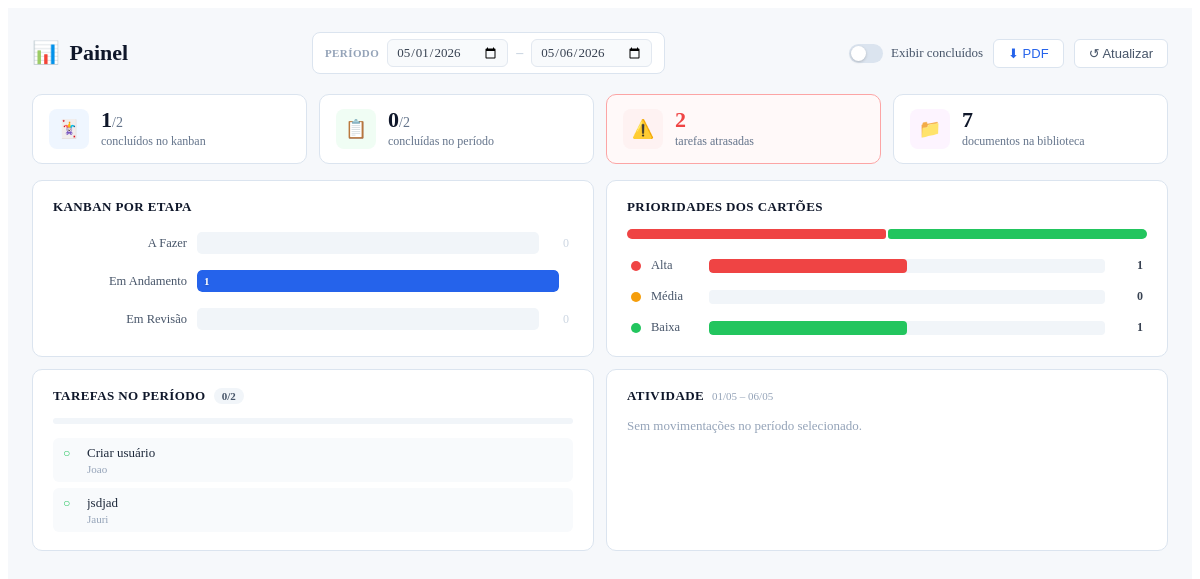
The app's page /resumo (signed in) with its own data.
### models.py (models this page shows, shortened)
class ColunaKanban(db.Model):
    __tablename__ = 'colunas_kanban'
    id = db.Column(db.Integer, primary_key=True)
    id_usuario = db.Column(db.Integer, db.ForeignKey('usuarios.id', ondelete='CASCADE'), nullable=False)
    nome = db.Column(db.String(255), nullable=False)
    cor = db.Column(db.String(7), default='#4a9eff')
    ordem = db.Column(db.Integer, default=0)
    cartoes = db.relationship('CartaoKanban', backref='coluna', lazy=True, cascade='all, delete-orphan')
    __table_args__ = (
        db.Index('idx_colunas_kanban_usuario_ordem', 'id_usuario', 'ordem'),
    )

class CartaoKanban(db.Model):
    __tablename__ = 'cartoes_kanban'
    id = db.Column(db.Integer, primary_key=True)
    id_coluna = db.Column(db.Integer, db.ForeignKey('colunas_kanban.id', ondelete='CASCADE'), nullable=False)
    id_topico_pai = db.Column(db.Integer, db.ForeignKey('topicos.id', ondelete='SET NULL'))
    titulo = db.Column(db.String(255), nullable=False)
    descricao = db.Column(db.Text, default='')
    etiquetas = db.Column(db.String(255), default='')
    prioridade = db.Column(db.String(50), default='baixa')  # baixa, media, alta
    ordem = db.Column(db.Integer, default=0)
    visivel_sidebar = db.Column(db.Boolean, default=True)
    criado_em = db.Column(db.DateTime, default=datetime.utcnow)
    observacoes_conclusao = db.Column(db.Text, default='')
    historico_etapas = db.relationship('HistoricoEtapas', backref='cartao', lazy=True, cascade='all, delete-orphan')
    execucoes = db.relationship('ExecucaoCartao', backref='cartao', lazy=True, cascade='all, delete-orphan')
    __table_args__ = (
        db.Index('idx_cartoes_kanban_coluna_ordem', 'id_coluna', 'ordem'),
    )

class TarefaFacil(db.Model):
    __tablename__ = 'tarefas_faceis'
    id = db.Column(db.Integer, primary_key=True)
    id_usuario = db.Column(db.Integer, db.ForeignKey('usuarios.id', ondelete='CASCADE'), nullable=False)
    data_tarefa = db.Column(db.Date, nullable=False)
    solicitante = db.Column(db.String(255), default='')
    descricao = db.Column(db.Text, nullable=False)
    concluida = db.Column(db.Boolean, default=False)
    concluida_em = db.Column(db.DateTime, nullable=True)
    observacao_conclusao = db.Column(db.Text, nullable=True)
    criado_em = db.Column(db.DateTime, default=datetime.utcnow)
    atualizado_em = db.Column(db.DateTime, default=datetime.utcnow, onupdate=datetime.utcnow)
    __table_args__ = (
        db.Index('idx_tarefas_faceis_usuario_data', 'id_usuario', 'concluida', 'data_tarefa'),
    )

### app/routes/main.py (the view)
@bp_main.route('/resumo')
@login_required
def resumo():
    hoje = date.today()
    de_str  = request.args.get('de',  '').strip()
    ate_str = request.args.get('ate', '').strip()
    try:
        de = date.fromisoformat(de_str) if de_str else date(hoje.year, hoje.month, 1)
    except ValueError:
        de = date(hoje.year, hoje.month, 1)
    try:
        ate = date.fromisoformat(ate_str) if ate_str else hoje
    except ValueError:
        ate = hoje
    if de > ate:
        de, ate = ate, de
    de_dt  = datetime(de.year,  de.month,  de.day,  0,  0,  0)
    ate_dt = datetime(ate.year, ate.month, ate.day, 23, 59, 59)
    colunas = (
        ColunaKanban.query
        .filter_by(id_usuario=current_user.id)
        .order_by(ColunaKanban.ordem)
        .all()
    )
    kanban_cols_raw = [
        {'nome': c.nome, 'cor': c.cor, 'total': len(c.cartoes)}
        for c in colunas
    ]
    max_cartoes = max((c['total'] for c in kanban_cols_raw), default=1) or 1
    n = len(kanban_cols_raw)
    kanban_cols = [
        {**c, 'pct': round(c['total'] / max_cartoes * 100), 'is_last': i == n - 1}
        for i, c in enumerate(kanban_cols_raw)
    ]
    total_cartoes      = sum(c['total'] for c in kanban_cols)
    cartoes_concluidos = kanban_cols[-1]['total'] if kanban_cols else 0
    def _conta_prio(p):
        return (
            CartaoKanban.query
            .join(ColunaKanban)
            .filter(ColunaKanban.id_usuario == current_user.id,
                    CartaoKanban.prioridade == p)
            .count()
        )
    prio = {
        'alta':  _conta_prio('alta'),
        'media': _conta_prio('media'),
        'baixa': _conta_prio('baixa'),
    }
    prio_total = sum(prio.values()) or 1
    tarefas_periodo = (
        TarefaFacil.query
        .filter(
            TarefaFacil.id_usuario == current_user.id,
            TarefaFacil.data_tarefa >= de,
            TarefaFacil.data_tarefa <= ate,
        )
        .order_by(TarefaFacil.concluida, TarefaFacil.criado_em)
        .all()
    )
    concluidas_periodo = sum(1 for t in tarefas_periodo if t.concluida)
    atrasadas = (
        TarefaFacil.query
        .filter(
            TarefaFacil.id_usuario == current_user.id,
            TarefaFacil.data_tarefa < hoje,
            TarefaFacil.concluida.is_(False),
        )
        .count()
    )
    hist_rows = (
        db.session.query(
            HistoricoEtapas.nome_coluna,
            HistoricoEtapas.data_entrada,
            CartaoKanban.titulo.label('cartao_titulo'),
        )
        .join(CartaoKanban, HistoricoEtapas.id_cartao == CartaoKanban.id)
        .join(ColunaKanban, CartaoKanban.id_coluna == ColunaKanban.id)
        .filter(
            ColunaKanban.id_usuario == current_user.id,
            HistoricoEtapas.data_entrada >= de_dt,
            HistoricoEtapas.data_entrada <= ate_dt,
        )
        .order_by(desc(HistoricoEtapas.data_entrada))
        .limit(10)
        .all()
    )
    historico = [
        {'titulo': r.cartao_titulo, 'coluna': r.nome_coluna, 'data': r.data_entrada}
        for r in hist_rows
    ]
    _TIPO_INFO = {
        'nota':     ('📒', 'Notas',      '#2563eb'),
        'caderno':  ('📔', 'Cadernos',   '#7c3aed'),
        'planilha': ('📊', 'Planilhas',  '#16a34a'),
        'diagrama': ('🔷', 'Diagramas',  '#0891b2'),
        'jupyter':  ('⚗️',  'Notebooks',  '#d97706'),
        'tarefa':   ('🎯', 'Tarefas',    '#16a34a'),
        'imagem':   ('🖼',  'Imagens',    '#7c3aed'),
        'pdf':      ('📄', 'PDFs',       '#ef4444'),
        'python':   ('PY', 'Python',     '#3776ab'),
        'sql':      ('SQL','SQL',        '#e38c00'),
    }
    contagem: dict[str, int] = {}
    for t in Topico.query.filter_by(id_usuario=current_user.id).all():
        if t.tipo != 'pasta':
            contagem[t.tipo] = contagem.get(t.tipo, 0) + 1
    docs_info = [
        {
            'tipo':   tipo,
            'count':  count,
            'icone':  _TIPO_INFO.get(tipo, ('📄', tipo, '#64748b'))[0],
            'label':  _TIPO_INFO.get(tipo, ('📄', tipo, '#64748b'))[1],
            'cor':    _TIPO_INFO.get(tipo, ('📄', tipo, '#64748b'))[2],
        }
        for tipo, count in sorted(contagem.items(), key=lambda x: x[1], reverse=True)
    ]
    total_docs = sum(contagem.values())
    return render_template(
        'content/_resumo.html',
        kanban_cols=kanban_cols,
        total_cartoes=total_cartoes,
        cartoes_concluidos=cartoes_concluidos,
        prio=prio,
        prio_total=prio_total,
        tarefas_periodo=tarefas_periodo,
        concluidas_periodo=concluidas_periodo,
        atrasadas=atrasadas,
        historico=historico,
        docs_info=docs_info,
        total_docs=total_docs,
        hoje=hoje,
        de=de,
        ate=ate,
    )

### app/templates/content/_resumo.html (shortened to what this page needs)
<div class="rp">
  <div class="rp-hdr">
    <div class="rp-hdr-left">
      <span class="rp-hdr-icon">📊</span>
      <h1 class="rp-hdr-title">Painel</h1>
    </div>
    <div class="rp-hdr-center">
      <div class="rp-datefilter">
        <span class="rp-df-label">Período</span>
        <input type="date" class="rp-df-input" id="filtroDE"  value="{{ de.isoformat() }}">
        <span class="rp-df-sep">–</span>
        <input type="date" class="rp-df-input" id="filtroATE" value="{{ ate.isoformat() }}">
      </div>
    </div>
    <div class="rp-hdr-right">
      <label class="rp-toggle" title="Incluir última coluna do kanban e tarefas concluídas">
        <span class="rp-toggle-knob"></span>
        <span>Exibir concluídos</span>
      </label>
      <button class="rp-btn-pdf" id="rpExportPDF" title="Exportar como PDF">⬇ PDF</button>
      <button class="rp-refresh" id="rpRefresh">↺ Atualizar</button>
    </div>
  </div>
  <div class="rp-kpis">
    <div class="kpi">
      <div class="kpi-icon" style="background:#eff6ff;color:#2563eb">🃏</div>
      <div class="kpi-body">
        <span class="kpi-val">{{ cartoes_concluidos }}<small>/{{ total_cartoes }}</small></span>
        <span class="kpi-lbl">concluídos no kanban</span>
      </div>
    </div>
    <div class="kpi">
      <div class="kpi-icon" style="background:#f0fdf4;color:#16a34a">📋</div>
      <div class="kpi-body">
        <span class="kpi-val">{{ concluidas_periodo }}<small>/{{ tarefas_periodo|length }}</small></span>
        <span class="kpi-lbl">concluídas no período</span>
      </div>
    </div>
    <div class="kpi {% if atrasadas > 0 %}kpi-warn{% endif %}">
      <div class="kpi-icon" style="background:{% if atrasadas > 0 %}#fef2f2;color:#ef4444{% else %}#f8fafc;color:#94a3b8{% endif %}">⚠️</div>
      <div class="kpi-body">
        <span class="kpi-val">{{ atrasadas }}</span>
        <span class="kpi-lbl">tarefas atrasadas</span>
      </div>
    </div>
    <div class="kpi">
      <div class="kpi-icon" style="background:#fdf4ff;color:#7c3aed">📁</div>
      <div class="kpi-body">
        <span class="kpi-val">{{ total_docs }}</span>
        <span class="kpi-lbl">documentos na biblioteca</span>
      </div>
    </div>
  </div>
  <div class="rp-row">
    <section class="rp-card rp-card-lg">
      <h2 class="rp-sec">Kanban por Etapa</h2>
      {% if kanban_cols %}
        <div class="bars">
          {% for col in kanban_cols %}
          <div class="bar-row" data-concluido="{{ 'true' if col.is_last else 'false' }}" title="Duplo clique para abrir o Kanban">
            <span class="bar-lbl">{{ col.nome }}</span>
            <div class="bar-track">
              <div class="bar-fill"
                   data-w="{{ col.pct }}"
                   style="background:{{ col.cor }}">
                {% if col.total > 0 %}
                <span class="bar-val">{{ col.total }}</span>
                {% endif %}
              </div>
            </div>
            {% if col.total == 0 %}
            <span class="bar-zero">0</span>
            {% endif %}
          </div>
          {% endfor %}
        </div>
      {% else %}
        <p class="rp-empty">Nenhum quadro kanban criado ainda.</p>
      {% endif %}
    </section>
    <section class="rp-card">
      <h2 class="rp-sec">Prioridades dos Cartões</h2>
      {% if total_cartoes > 0 %}
        <div class="prio-stack">
          {% if prio.alta  > 0 %}<div class="prio-seg" data-w="{{ (prio.alta  / prio_total * 100)|int }}" style="background:#ef4444" title="Alta: {{ prio.alta }}"></div>{% endif %}
          {% if prio.baixa > 0 %}<div class="prio-seg" data-w="{{ (prio.baixa / prio_total * 100)|int }}" style="background:#22c55e" title="Baixa: {{ prio.baixa }}"></div>{% endif %}
        </div>
        <div class="prio-bars">
          {% for nome, val, cor in [('Alta', prio.alta, '#ef4444'), ('Média', prio.media, '#f59e0b'), ('Baixa', prio.baixa, '#22c55e')] %}
          <div class="prio-row" title="Duplo clique para abrir o Kanban">
            <span class="prio-dot" style="background:{{ cor }}"></span>
            <span class="prio-nome">{{ nome }}</span>
            <div class="prio-track">
              <div class="prio-fill" data-w="{{ (val / prio_total * 100)|int }}" style="background:{{ cor }}"></div>
            </div>
            <span class="prio-n">{{ val }}</span>
          </div>
          {% endfor %}
        </div>
      {% else %}
        <p class="rp-empty">Nenhum cartão criado ainda.</p>
      {% endif %}
    </section>
  </div>
  <div class="rp-row">
    <section class="rp-card">
      <h2 class="rp-sec">
        {% if de == ate %}Tarefas do Dia{% else %}Tarefas no Período{% endif %}
        {% if tarefas_periodo %}
        <span class="rp-badge">{{ concluidas_periodo }}/{{ tarefas_periodo|length }}</span>
        {% endif %}
      </h2>
      {% if tarefas_periodo %}
        {% set pct = (concluidas_periodo / tarefas_periodo|length * 100)|int %}
        <div class="prog-track">
        </div>
        <ul class="task-list">
          {% for t in tarefas_periodo %}
          <li class="task-item {% if t.concluida %}task-done{% endif %}" data-concluida="{{ 'true' if t.concluida else 'false' }}" title="Duplo clique para abrir Tarefas">
            <span class="task-chk">{% if t.concluida %}✓{% else %}○{% endif %}</span>
            <div class="task-body">
              <span class="task-desc">{{ t.descricao }}</span>
              {% if t.solicitante %}<span class="task-sol">{{ t.solicitante }}</span>{% endif %}
            </div>
          </li>
          {% endfor %}
        </ul>
      {% else %}
        <p class="rp-empty">Nenhuma tarefa no período selecionado.</p>
      {% endif %}
    </section>
    <section class="rp-card">
      <h2 class="rp-sec">
        Atividade
        <span class="rp-sub">
          {% if de == ate %}{{ de.strftime('%d/%m/%Y') }}{% else %}{{ de.strftime('%d/%m') }} – {{ ate.strftime('%d/%m') }}{% endif %}
        </span>
      </h2>
      {% if historico %}
        <ul class="act-list">
          {% for h in historico %}
          <li class="act-item">
            <span class="act-dot"></span>
            <div class="act-body">
              <span class="act-titulo">{{ h.titulo }}</span>
              <span class="act-col">→ {{ h.coluna }}</span>
            </div>
            <span class="act-data">{{ h.data.strftime('%d/%m %H:%M') }}</span>
          </li>
          {% endfor %}
        </ul>
      {% else %}
        <p class="rp-empty">Sem movimentações no período selecionado.</p>
      {% endif %}
    </section>
  </div>
</div>

### records on screen
ColunaKanban: nome "A Fazer", shows "0"
ColunaKanban: nome "Em Andamento", total "1"
ColunaKanban: nome "Em Revisão", shows "0"
CartaoKanban: prioridade "Alta", val "1"
CartaoKanban: prioridade "Baixa", val "1"
TarefaFacil: descricao "Criar usuário", solicitante "Joao"
TarefaFacil: descricao "jsdjad", solicitante "Jauri"

### other values on screen
{{ cartoes_concluidos }} "1"
{{ total_cartoes }} "2"
{{ concluidas_periodo }} "0"
{{ tarefas_periodo|length }} "2"
{{ atrasadas }} "2"
{{ total_docs }} "7"
{{ nome }} "Média"
{{ val }} "0"
{{ de.strftime('%d/%m') }} "01/05"
{{ ate.strftime('%d/%m') }} "06/05"
